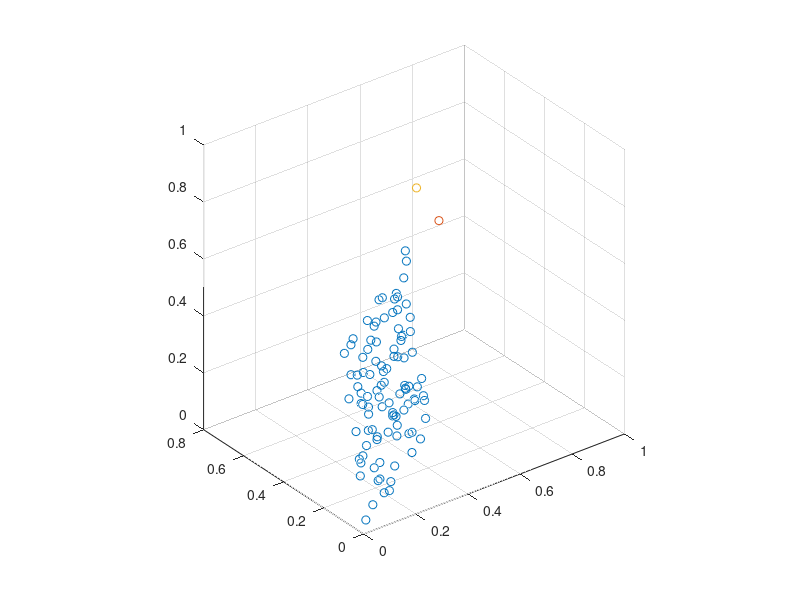
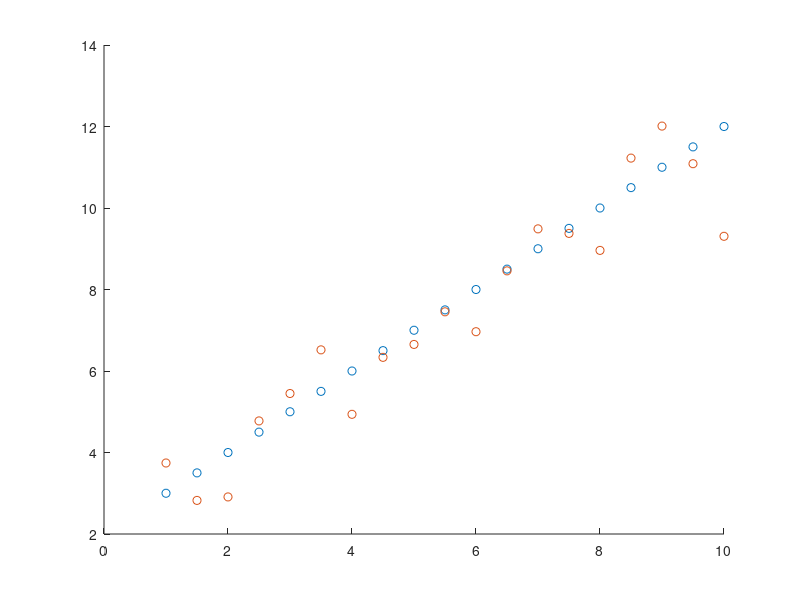

Recreate these plots in MATLAB, in order. (Note: this script raises an error after producing the figures.)
A = rand(3, 2);
b = rand(3, 1);
% x = inv(A)*b
y = A\b        % Same operation in Matlab. But it also works even when inv(A) does not exist

%% Lets do something random now
A = rand(3, 2);
p = A*rand(2, 100);

figure;

scatter3(p(1, :), p(2, :), p(3, :));
daspect([1, 1, 1]);
% Here we are plotting the range of the matrix

%% Aqui no estendia nada, sigamos
b = rand(3, 1);
u = A*(A\b);
% u = A*inv(A.'*A)*A.'*b
hold on;
scatter3(b(1), b(2), b(3));
scatter3(u(1), u(2), u(3));
% It is seen here that the \operation is the projection of b on the plane
% of the range (seen in the previous part). In other words: it gives the
% point in the range closest to b. It is the ortogonal projection. The
% smallest error when there is no solution

%% 
clear all
close all
% (p_i, q_1) I am interested in all the points that follow
% q_i = x_1*p_i+x_2
x = [1, 2];
p = 1:0.5:10;
q = x(1)*p+x(2);
figure;
scatter(p, q)

qn = q + randn(size(q));    % Adding some noise to the vertical component
hold on;
scatter(p, qn)

%% Now we are trying to find the original matrix from which the noise is obtained, using the least sqaure error
% Because we want to find de solution of the system px = qn. Since there is
% no solution we try to find the leas sqaure error: px = ls(qn)
A = [p' ones(size(p, 2),1)];    % Because Ax = q
x_ap = A\qn;                    % Here are the x that is the best solutions (smallest error) to the Ax = qn
qa = x_ap(1)*p+x_ap(2);
hold on;
scatter(p, qa);




